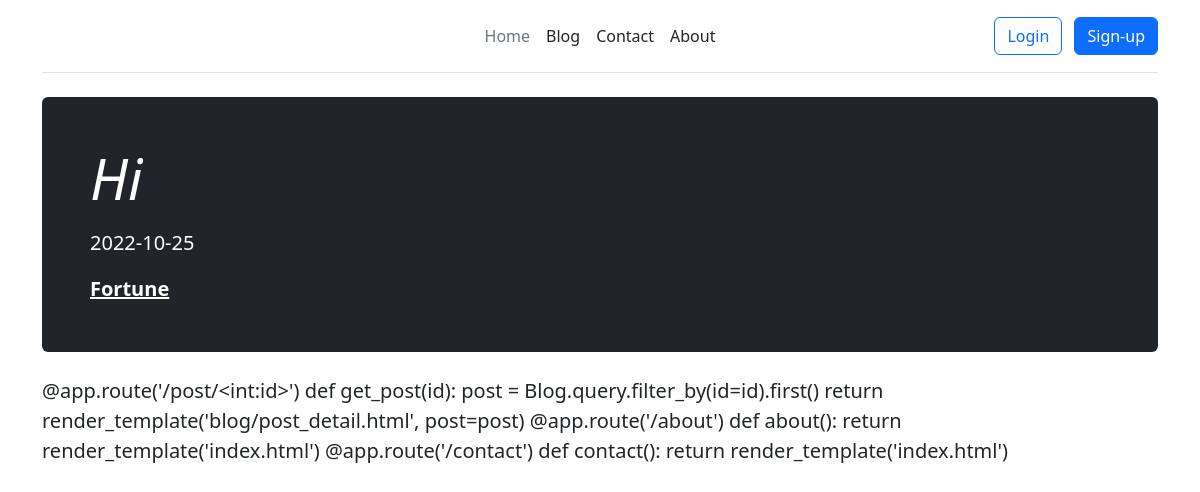
The page /post/5 on the database its author committed.
### app.py (models this page shows, shortened)
class Blog(db.Model):
    __tablename__ = "Blog"
    id = db.Column(db.Integer, primary_key=True)
    title = db.Column(db.String, unique=True, nullable=False)
    content = db.Column(db.Text, nullable=False)
    date_published = db.Column(db.DateTime)
    author = db.Column(db.String, default="Iniobong Benson")

### app.py (the view)
@app.route('/post/<int:id>')
def get_post(id):
    post = Blog.query.filter_by(id=id).first()
    return render_template('blog/post_detail.html', post=post)

### templates/blog/post_detail.html (shortened to what this page needs)
{% extends 'base.html' %}
{% block content %}
<div class="p-4 p-md-5 mb-4 rounded text-bg-dark">
    <div class="col-md-6 px-0">
        <h1 class="display-4 fst-italic">{{post.title}}</h1>
        <p class="lead my-3">{{post.date_published.strftime('%Y-%m-%d')}}</p>
        <p class="lead mb-0"><a href="#" class="text-white fw-bold">{{post.author}}</a></p>
    </div>
</div>
<p class="lead my-3">{{post.content}}</p>
{% endblock content %}

### static/styles/main.css (style rules this page uses)
html, body { box-sizing: border-box; }

### rows shown on the page
Blog: title "Hi", date_published "2022-10-25", author "Fortune", content "@app.route('/post/<int:id>') def get_post(id): post = Blog.query.filter_by(id=id).first() return render_template('blog/post_detail.html', post=post) @app.route('/about') def about(): return render_template('index.html') @app.route('/contact') def contact(): return render_template('index.html')"
